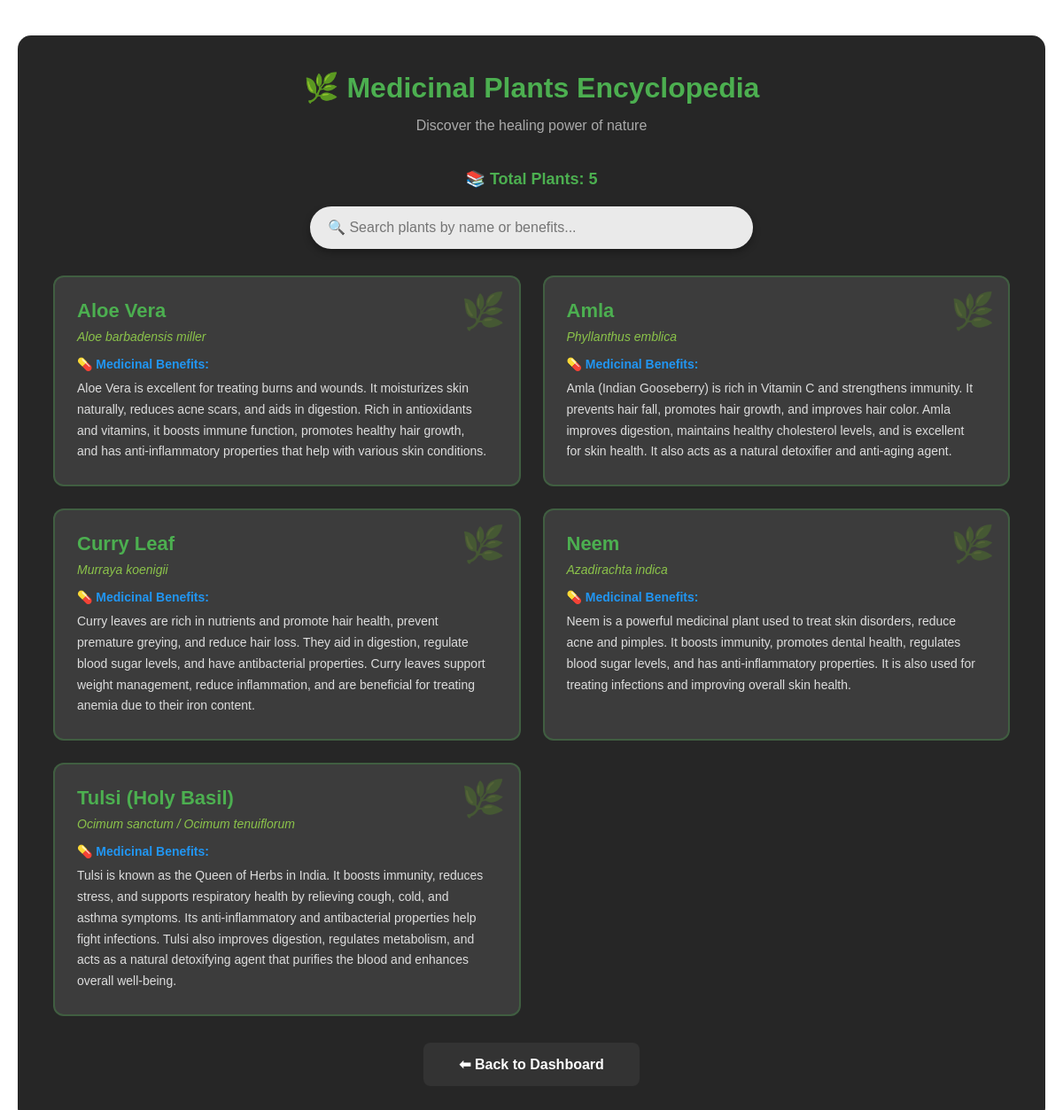
Page /user/plants on the earlier database version.
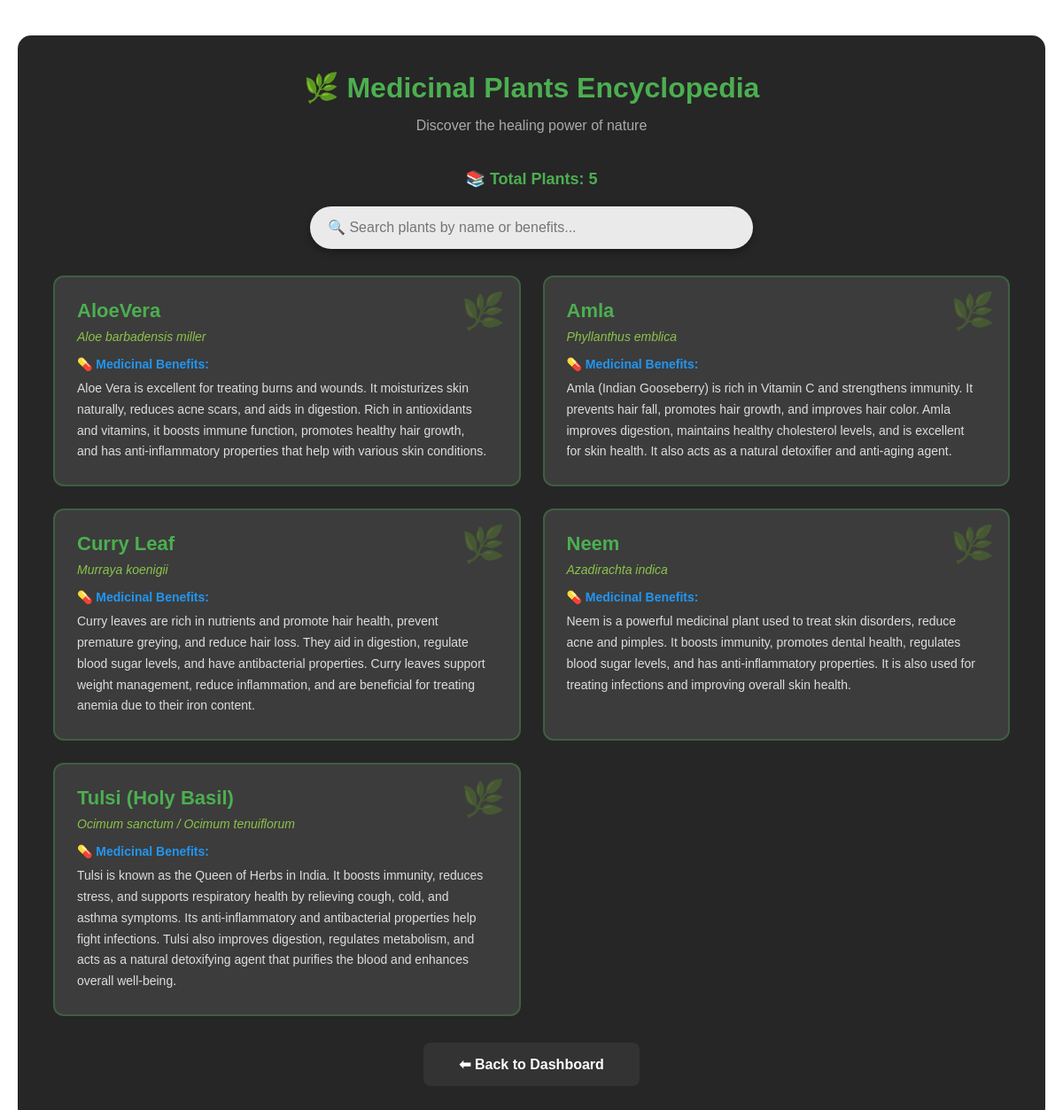
Same page on the later database version.
### tables this page shows
CREATE TABLE plants (
            id INTEGER PRIMARY KEY AUTOINCREMENT,
            plant_name TEXT UNIQUE NOT NULL,
            botanical_name TEXT NOT NULL,
            benefits TEXT NOT NULL,
            created_at TIMESTAMP DEFAULT CURRENT_TIMESTAMP,
            updated_at TIMESTAMP DEFAULT CURRENT_TIMESTAMP
        );

### app.py (the view)
@app.route('/user/plants')
def plants_list():
    plants = get_all_plants()  # Fetch from database
    return render_template('user_plant_list.html', plants=plants)

### database.py (called while the page is built)
def get_db_connection():
    conn = sqlite3.connect(DATABASE)
    conn.row_factory = sqlite3.Row
    return conn

def get_all_plants():
    try:
        conn = get_db_connection()
        cursor = conn.cursor()
        cursor.execute('SELECT * FROM plants ORDER BY plant_name ASC')
        plants = cursor.fetchall()
        conn.close()
        return plants
    except Exception as e:
        print(f"Error fetching plants: {str(e)}")
        return []

### templates/user_plant_list.html (shortened to what this page needs)
<!DOCTYPE html>
<html lang="en">
<head>
</head>
<body>
<div class="container">
    <div class="overlay">
        <h1>🌿 Medicinal Plants Encyclopedia</h1>
        <p class="subtitle">Discover the healing power of nature</p>
        {% if plants %}
            <div class="plant-count">
                📚 Total Plants: {{ plants|length }}
            </div>
            <div class="search-box">
                <input type="text" id="searchInput" placeholder="🔍 Search plants by name or benefits..." onkeyup="searchPlants()">
            </div>
            <div class="plants-grid" id="plantsGrid">
                {% for plant in plants %}
                <div class="plant-card" data-name="{{ plant['plant_name']|lower }}" data-botanical="{{ plant['botanical_name']|lower }}" data-benefits="{{ plant['benefits']|lower }}">
                    <h3>{{ plant['plant_name'] }}</h3>
                    <span class="botanical">{{ plant['botanical_name'] }}</span>
                    <span class="benefits-label">💊 Medicinal Benefits:</span>
                    <div class="benefits">{{ plant['benefits'] }}</div>
                </div>
                {% endfor %}
            </div>
        {% else %}
            <div class="empty-state">
                <h3>📭 No Plants Available</h3>
                <p>The medicinal plants database is currently empty.<br>
                   Please contact the administrator to add plant information.</p>
            </div>
        {% endif %}
        <a href="{{ url_for('user_dashboard') }}" class="back-btn">⬅ Back to Dashboard</a>
    </div>
</div>
</body>
</html>

Differences in the rows shown:
changed plants "Aloe barbadensis miller": plant_name "Aloe Vera" → "AloeVera"
